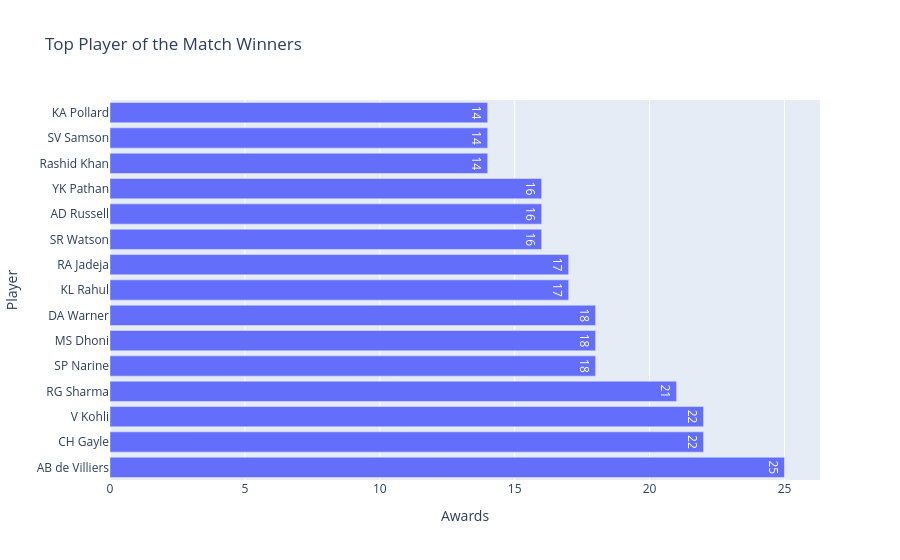

Notebook source saved alongside this figure:
### Code cell
fig = px.bar(
    pom,
    x="Awards",
    y="Player",
    orientation="h",
    text="Awards",
    title="Top Player of the Match Winners"
)

fig.show()

### Figure 1 — Plotly figure (JSON) as saved in the notebook; plotly's stock layout.template omitted (floating-point values rounded to 4 significant figures)
{"data": [{"hovertemplate": "Awards=%{text}<br>Player=%{y}<extra></extra>", "legendgroup": "", "marker": {"color": "#636efa", "pattern": {"shape": ""}}, "name": "", "orientation": "h", "showlegend": false, "text": [25.0, 22.0, 22.0, 21.0, 18.0, 18.0, 18.0, 17.0, 17.0, 16.0, 16.0, 16.0, 14.0, 14.0, 14.0], "textposition": "auto", "type": "bar", "x": [25, 22, 22, 21, 18, 18, 18, 17, 17, 16, 16, 16, 14, 14, 14], "xaxis": "x", "y": ["AB de Villiers", "CH Gayle", "V Kohli", "RG Sharma", "SP Narine", "MS Dhoni", "DA Warner", "KL Rahul", "RA Jadeja", "SR Watson", "AD Russell", "YK Pathan", "Rashid Khan", "SV Samson", "KA Pollard"], "yaxis": "y"}], "layout": {"barmode": "relative", "legend": {"tracegroupgap": 0}, "title": {"text": "Top Player of the Match Winners"}, "xaxis": {"anchor": "y", "domain": [0, 1], "title": {"text": "Awards"}}, "yaxis": {"anchor": "x", "domain": [0, 1], "title": {"text": "Player"}}}}
